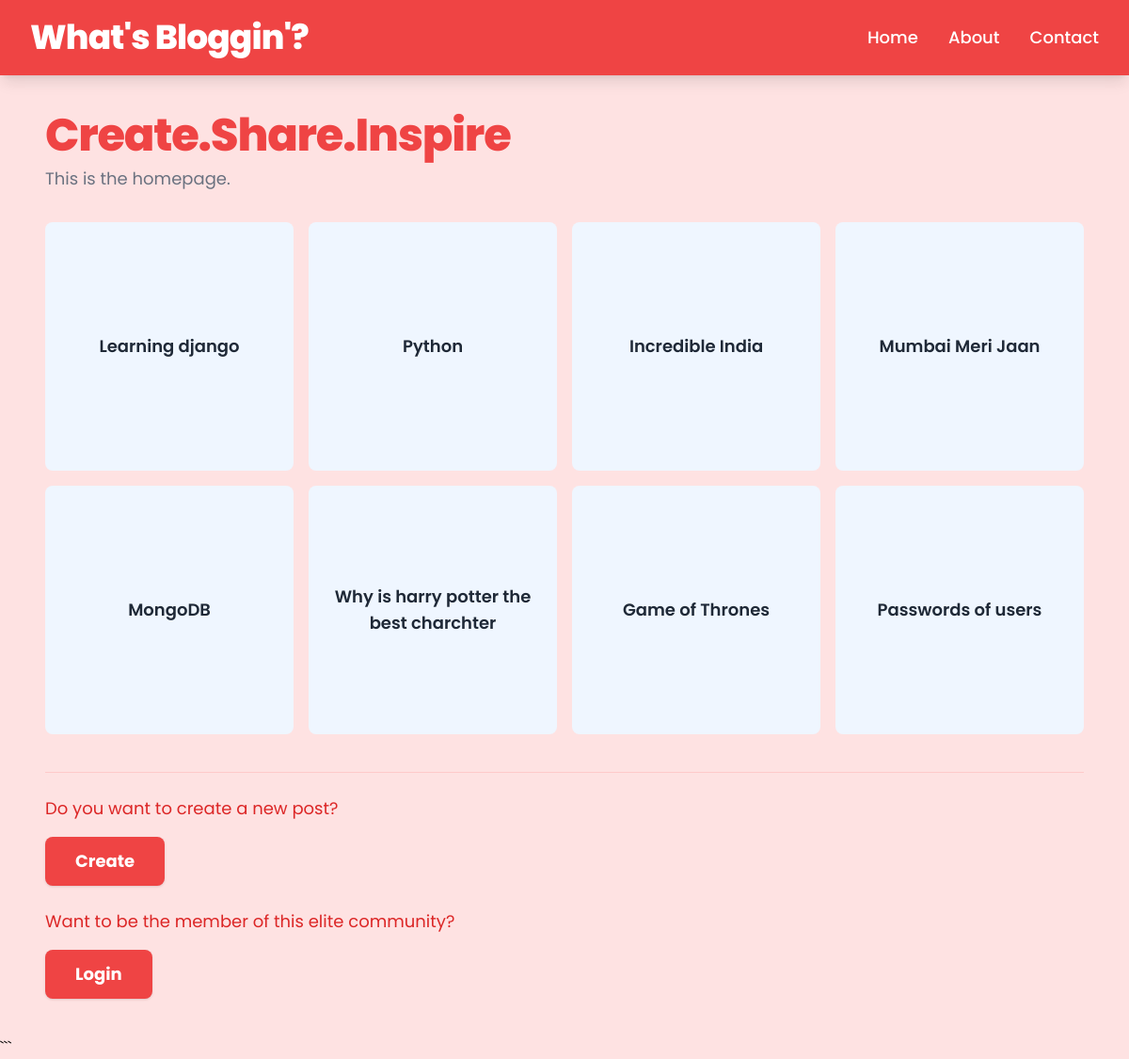
The page / on the database its author committed.
### blog/models.py (models this page shows, shortened)
class Post(models.Model):
    title=models.CharField(max_length=200)
    content=models.TextField(blank=True,null=True)
    author=models.ForeignKey(User,on_delete=models.CASCADE)
    likes=models.IntegerField(default=0)
    created_at=models.DateTimeField(auto_now_add=True)
    update_at=models.DateTimeField(auto_now=True)

### blog/views.py (the view)
# urls.py: path("",views.home,name="home"),
def home(request):
    posts=Post.objects.all()
    return render(request,"blog/home.html",{
        "posts":posts  #context the template can access posts
    })

### blog/templates/blog/home.html (shortened to what this page needs)
{% extends "blog/base.html" %}
{% block content %}
<h1 class="text-4xl md:text-5xl font-extrabold text-red-500 tracking-tight mb-2">
    Create.Share.Inspire
</h1>
<p class="text-gray-500 text-lg mb-8">
    This is the homepage.
</p>
<div class="grid grid-cols-2 sm:grid-cols-3 md:grid-cols-4 gap-4 mb-10">
    {% for post in posts %}
        <a href="/post/{{ post.id }}"
           class="aspect-square bg-blue-50 hover:bg-blue-100 transition rounded-lg p-5 flex items-center justify-center text-center">
            <span class="text-lg font-semibold text-gray-800 hover:text-red-500 transition line-clamp-4">
                {{ post.title }}
            </span>
        </a>
    {% empty %}
        <p class="col-span-full text-gray-400 italic">No posts yet — be the first to write one.</p>
    {% endfor %}
</div>
<div class="border-t border-red-200 pt-6">
    <p class="text-red-600 text-lg mb-4">
        Do you want to create a new post?
    </p>
    <a href="/create/"
       class="inline-block bg-red-500 hover:bg-red-600 transition text-white font-bold text-lg rounded-lg px-8 py-3 shadow">
        Create
    </a>
    <br>
    <br>
    <p class="text-red-600 text-lg mb-4">
        Want to be the member of this elite community?
    </p>
    <a href="/login/"
    class="inline-block bg-red-500 hover:bg-red-600 transition text-white font-bold text-lg rounded-lg px-8 py-3 shadow">
    Login</a>
</div>
{% endblock %}

### rows shown on the page
Post: title "Learning django"
Post: title "Python"
Post: title "Incredible India"
Post: title "Mumbai Meri Jaan"
Post: title "MongoDB"
Post: title "Why is harry potter the best charchter"
Post: title "Game of Thrones"
Post: title "Passwords of users"
